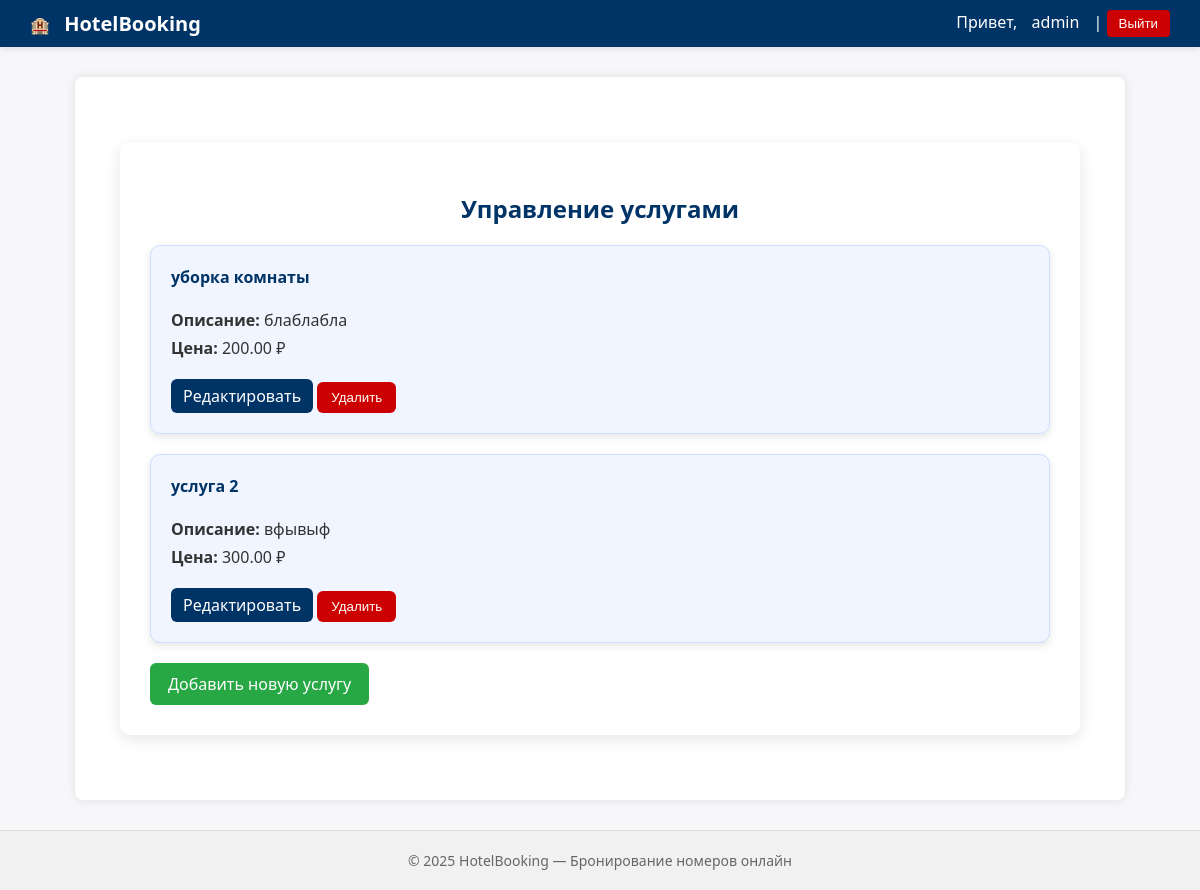
Screenshot of /booking/services/manage/ (signed in) with the database file from the repository.
### account_app/models.py (models this page shows, shortened)
class User(AbstractUser):
    ROLE_CHOICES = (
        ('admin', 'Администратор'),
        ('guest', 'Гость'),
    )
    role = models.CharField(max_length=10, choices=ROLE_CHOICES, default='guest')
    is_approved = models.BooleanField(default=False)
    objects = UserManager()

### booking_app/models.py (models this page shows, shortened)
class Service(models.Model):
    name = models.CharField(max_length=100)
    description = models.TextField(blank=True)
    price = models.DecimalField(max_digits=8, decimal_places=2)
    objects = models.Manager()

### booking_app/views.py (the view)
    def wrapper(request, *args, **kwargs):
        if not request.user.is_authenticated or not (request.user.role == 'admin' or request.user.is_superuser):
            raise PermissionDenied
        return view_func(request, *args, **kwargs)

### booking_app/views.py (called while the page is built)
def admin_required(view_func):
    def wrapper(request, *args, **kwargs):
        if not request.user.is_authenticated or not (request.user.role == 'admin' or request.user.is_superuser):
            raise PermissionDenied
        return view_func(request, *args, **kwargs)
    return wrapper

@login_required
@admin_required
def service_manage_view(request):
    services = Service.objects.all()
    return render(request, 'booking_app/service_manage.html', {'services': services})

### booking_app/templates/booking_app/service_manage.html (shortened to what this page needs)
{% extends "base.html" %}
{% block content %}
<div class="profile-container">
    <h2>Управление услугами</h2>
    {% if services %}
        <div class="rooms-list">
            {% for service in services %}
                <div class="room-card">
                    <div class="room-header">
                        <h4>{{ service.name }}</h4>
                    </div>
                    <p><strong>Описание:</strong> {{ service.description|default:"Нет описания" }}</p>
                    <p><strong>Цена:</strong> {{ service.price }} ₽</p>
                    <div class="room-actions">
                        <a href="{% url 'booking_app:service_edit' service.id %}" class="btn-edit">Редактировать</a>
                        <form action="{% url 'booking_app:service_delete' service.id %}" method="post" style="display:inline;">
                            <button type="submit" class="btn-delete">Удалить</button>
                        </form>
                    </div>
                </div>
            {% endfor %}
        </div>
    {% else %}
        <p>Пока нет добавленных услуг.</p>
    {% endif %}
    <a href="{% url 'booking_app:service_add' %}" class="add-room-btn">Добавить новую услугу</a>
</div>
{% endblock %}

### templates/base.html (shortened to what this page needs)
<!DOCTYPE html>
<html lang="ru">
<head>
    {% load static %}
    <link rel="stylesheet" href="{% static 'css/style.css' %}">
</head>
<body>
    <nav>
        <div class="nav-left">
            🏨 <a href="/" class="brand">HotelBooking</a>
        </div>
        <div class="nav-right">
            {% if user.is_authenticated %}
                Привет, <a href="{% url 'account_app:profile' %}">{{ user.username }}</a> |
                <form method="post" action="{% url 'account_app:logout' %}" class="logout-form">
                    <button type="submit">Выйти</button>
                </form>
            {% else %}
                <a href="{% url 'account_app:login' %}">Вход</a> |
                <a href="{% url 'account_app:signup' %}">Регистрация</a>
            {% endif %}
        </div>
    </nav>
    <main>
        {% block content %}
        {% endblock %}
    </main>
    <footer>
        © 2025 HotelBooking — Бронирование номеров онлайн
    </footer>
</body>
</html>

### idz_project/static/css/style.css (style rules this page uses)
body { font-family: "Segoe UI", Roboto, Arial, sans-serif; background-color: #f7f7f9; color: #333; margin: 0; padding: 0; }
nav { background-color: #003366; color: white; display: flex; justify-content: space-between; align-items: center; padding: 10px 30px; box-shadow: 0 2px 6px rgba(0, 0, 0, 0.1); }
nav a { color: white; text-decoration: none; margin: 0 10px; font-weight: 500; transition: color 0.3s ease; }
.brand { font-size: 20px; font-weight: bold; color: white; text-decoration: none; }
.logout-form { display: inline; }
.logout-form button { background-color: #cc0000; border: none; color: white; padding: 6px 12px; border-radius: 4px; cursor: pointer; font-weight: 500; transition: background 0.3s ease; }
main { max-width: 1000px; margin: 30px auto; background-color: white; padding: 25px; border-radius: 8px; box-shadow: 0 0 10px rgba(0, 0, 0, 0.1); }
footer { text-align: center; color: #666; padding: 20px; font-size: 14px; border-top: 1px solid #ddd; background: #f1f1f1; }
.profile-container { max-width: 900px; margin: 40px auto; background: #ffffff; padding: 30px; border-radius: 10px; box-shadow: 0 4px 15px rgba(0, 0, 0, 0.1); }
.profile-container h2 { text-align: center; color: #003366; margin-bottom: 20px; }
.rooms-list { display: flex; flex-direction: column; gap: 20px; }
.room-card { background-color: #f1f5ff; border: 1px solid #cce0ff; border-radius: 10px; padding: 20px; box-shadow: 0 3px 8px rgba(0, 0, 0, 0.1); transition: transform 0.2s ease, box-shadow 0.2s ease; }
.room-card h4 { margin-top: 0; color: #003366; }
.room-card p { margin: 6px 0; }
.room-card a { display: inline-block; margin-top: 10px; padding: 6px 12px; background-color: #003366; color: white; text-decoration: none; border-radius: 6px; font-weight: 500; transition: background 0.3s ease; }
.add-room-btn { display: inline-block; margin-top: 20px; padding: 10px 18px; background-color: #28a745; color: white; text-decoration: none; border-radius: 6px; font-weight: 500; transition: background 0.3s ease; }
.room-actions { margin-top: 10px; }
.btn-edit, .btn-cancel, .btn-delete { display: inline-block; padding: 8px 14px; border: none; border-radius: 6px; font-weight: 500; cursor: pointer; text-decoration: none; transition: background 0.3s ease; appearance: none; -webkit-appearance: none; -moz-appearance: none; background-clip: padding-box; box-sizing: border-box; margin: 0; line-height: normal; }
.btn-edit { background-color: #28a745; color: #fff; }
.btn-delete { background-color: #cc0000; color: #fff; }

### rows the page displays
User: username "admin"
Service: name "уборка комнаты", description "блаблабла", price "200.00"
Service: name "услуга 2", description "вфывыф", price "300.00"
